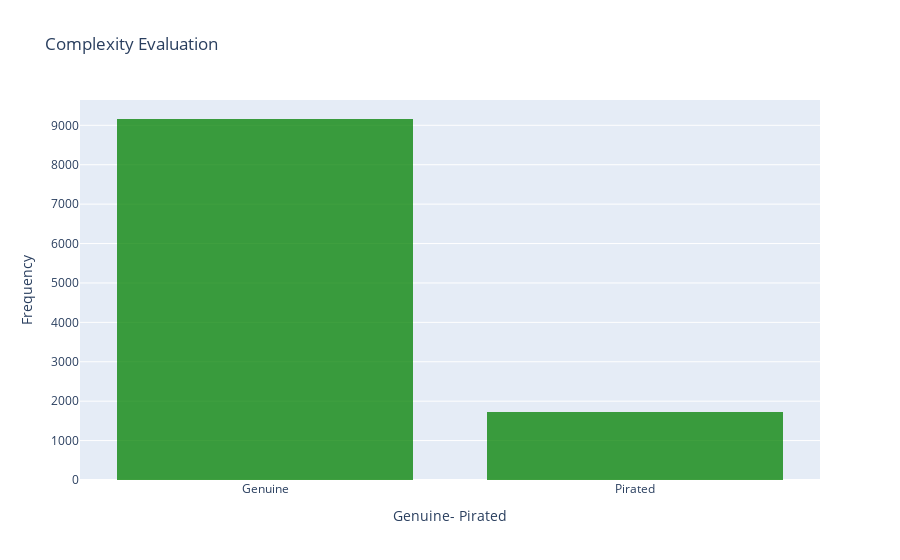

Notebook code for this chart:
### Code cell
# Histogram
trace = go.Histogram(
    x = df.complexityEvaluation,
    opacity = 0.75,
    name = 'Complexity Evaluation',
    marker = dict(color = 'green')
)
hist_data = [trace]
hist_layout = go.Layout(barmode='overlay',
                   title = 'Complexity Evaluation',
                   xaxis = dict(title = 'Genuine- Pirated'),
                   yaxis = dict(title = 'Frequency')
)
fig = go.Figure(data = hist_data, layout = hist_layout)
iplot(fig)

# plt.figure()
# sns.countplot(x='target', data=df)

### Figure 1 — Plotly figure (JSON) as saved in the notebook; plotly's stock layout.template omitted (floating-point values rounded to 4 significant figures; data arrays with more than 128 entries replaced by an {"elided": "..."} marker saying what was removed)
{"data": [{"marker": {"color": "green"}, "name": "Complexity Evaluation", "opacity": 0.75, "type": "histogram", "x": {"elided": "10885 str values"}}], "layout": {"barmode": "overlay", "title": {"text": "Complexity Evaluation"}, "xaxis": {"title": {"text": "Genuine- Pirated"}}, "yaxis": {"title": {"text": "Frequency"}}}}
